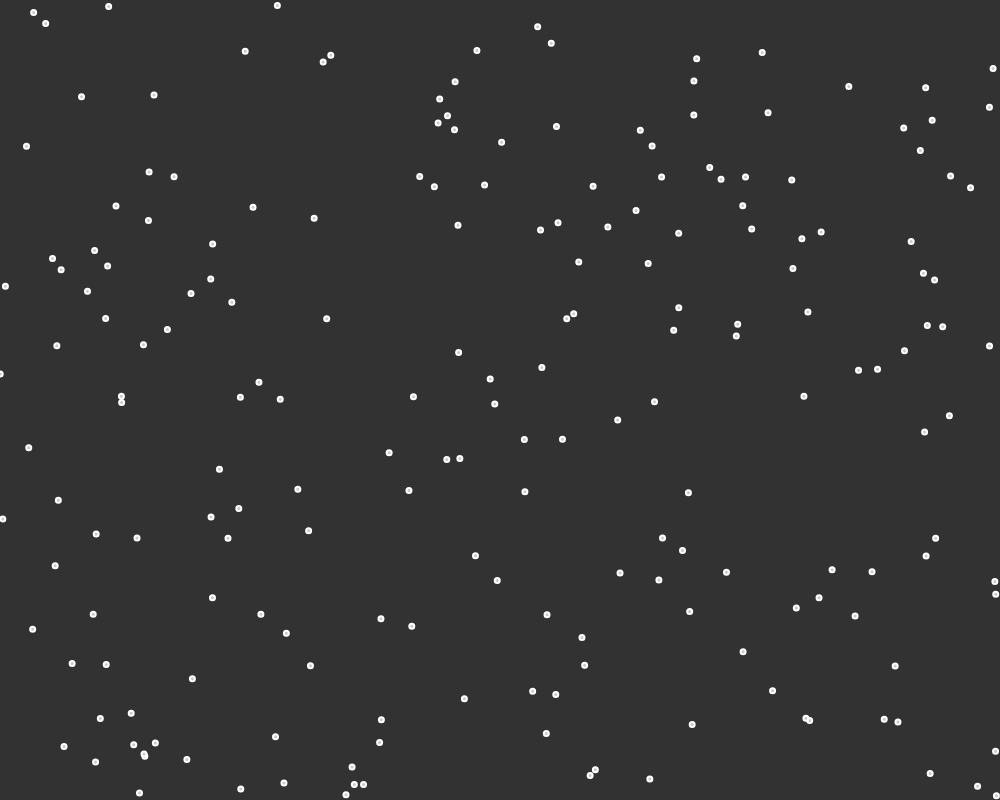
Frame 1 (no input)
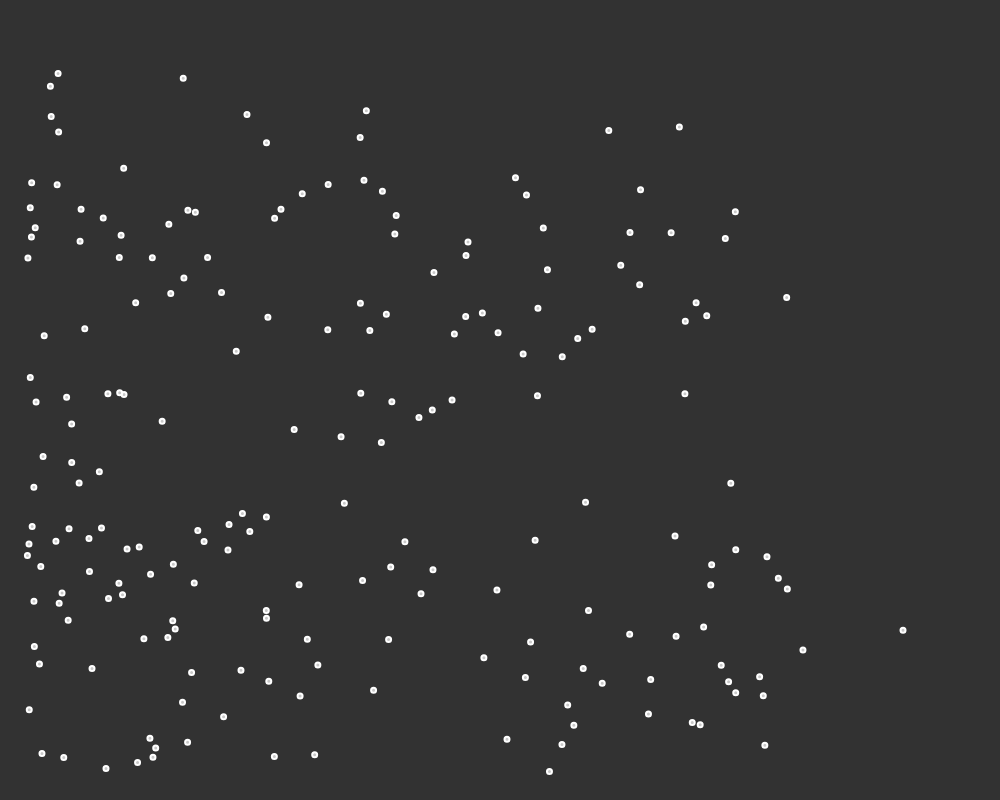
Frame 60 (no input)
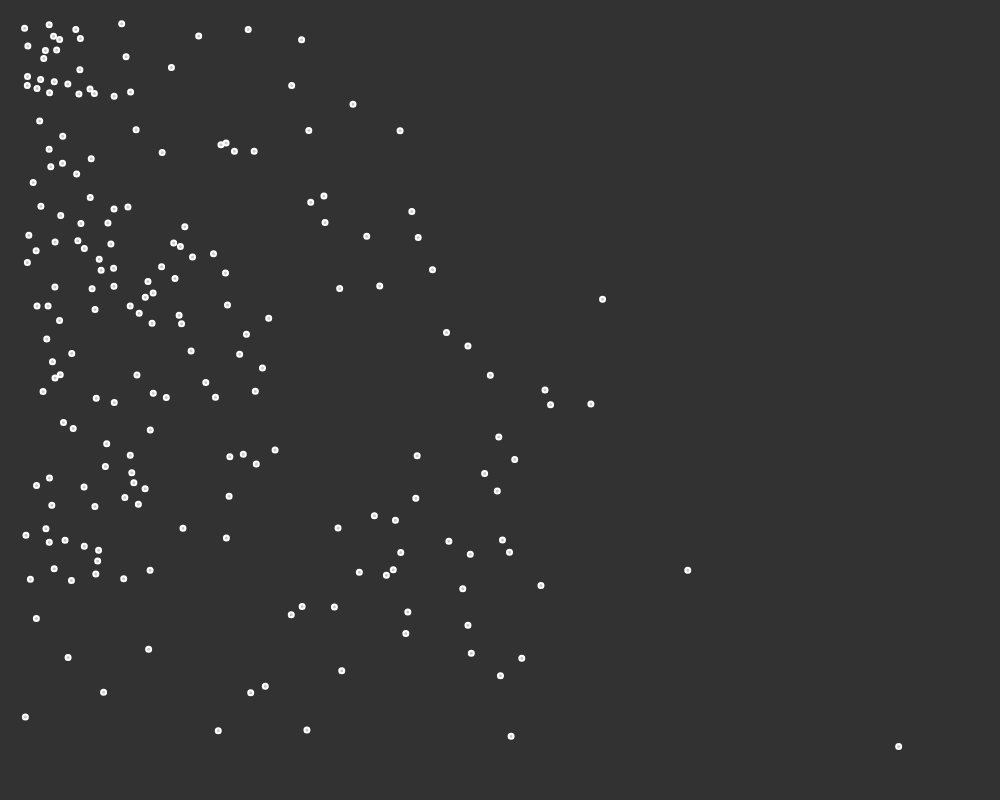
Frame 120 (the mouse pressed at the canvas centre since frame 60)

The p5.js sketch that drew these frames (run headless with seeded random() and noise() and a simulated clock; from frame 60 on, the mouse is pressed at the canvas centre):

// p5.js sketch
// ── sketch.js
var swarm = [];
var xoff = 0;
var yoff = 100000;
var zoff = 0;
function setup() {
  createCanvas(1000, 800);

  for (var i = 0; i < 200; i++) {
    swarm.push(new Individual());
  }

}

function draw() {
  background(50);
  xoff = 0;
  yoff++;
  for (var i = 0; i < swarm.length; i++) {
    xoff++;
    var n = noise(xoff, yoff, zoff) * random(TWO_PI * 4);
    var v = p5.Vector.fromAngle(n);
    swarm[i].update(v, swarm);
    //swarm[i].boundaries();
    //swarm[i].genForce(swarm);
    swarm[i].show();
  }
  zoff++;
}

// ── individual.js
function Individual() {
  this.pos = createVector(random(width), random(height));
  this.vel = createVector(random(-TWO_PI), random(TWO_PI));
  this.acc = createVector();
  this.size = 5;
  this.maxSpeed = 5;
  this.maxForce = 1;
  this.sight = 20;

}

Individual.prototype.addForce = function(f) {
  this.acc.add(f);
}

Individual.prototype.update = function(v, swarm) {
  //this.edge();
  this.genForce(swarm);
  this.addForce(this.boundaries());
  //this.addForce();
  this.vel.add(this.acc);
  this.vel.limit(this.maxSpeed);
  this.pos.add(this.vel);
  this.acc.mult(0);
}

Individual.prototype.genForce = function(swarm) {
  var x = 0;
  var y = 0;
  var numOfIndividuals = 0;
  var avoidCollision = createVector(0, 0);
  for (var i = 0; i < swarm.length; i++) {
    var distance = dist(this.pos.x, this.pos.y, swarm[i].pos.x, swarm[i].pos.y);
    if (swarm[i] !== this && distance < this.sight) {
      x += swarm[i].pos.x;
      y += swarm[i].pos.y;
      numOfIndividuals++;
      if (distance < this.sight / 1.9) {
        var desired = createVector(-swarm[i].pos.x, -swarm[i].pos.y).add(this.pos);
        desired.mult(this.maxSpeed);
        var force = p5.Vector.sub(desired, this.vel);
        force.limit(this.maxForce);
        force.setMag(force.mag()/5);
        this.addForce(force.mult(this.sight*2 - dist(this.pos.x, this.pos.y, swarm[i].pos.x, swarm[i].pos.y)).normalize());
      }
      avoidCollision.sub(createVector(swarm[i].pos.x, swarm[i].pos.y), this.maxSpeed);
    }
  }

  avoidCollision.mult(this.maxSpeed);
  var force = p5.Vector.sub(avoidCollision, this.vel);
  avoidCollision.div(numOfIndividuals);
  //avoidCollision.limit(this.maxForce);

  this.addForce(avoidCollision.normalize().mult(0.2));


  // if (numOfIndividuals !== 0) {
  //   var target = createVector((x / numOfIndividuals), (y / numOfIndividuals));
  //   var desired = p5.Vector.sub(target, this.pos);
  //   desired.mult(this.maxSpeed);
  //   var force = p5.Vector.sub(desired, this.vel);
  //   force.limit(this.maxForce); // Limit to maximum steering force
  //
  //   this.addForce(force);
  // }

}

Individual.prototype.show = function() {
  push();
  stroke(255);
  strokeWeight(2);
  fill(200);
  ellipse(this.pos.x, this.pos.y, this.size, this.size);
  pop();
};

Individual.prototype.edge = function() {
  if (this.pos.x < 0) {
    this.pos.x = width - 1;
  }
  if (this.pos.x > width) {
    this.pos.x = 0;
  }
  if (this.pos.y < 0) {
    this.pos.y = height - 1;
  }
  if (this.pos.y > height) {
    this.pos.y = 0;
  }
  //console.log(this.pos.x);
}

Individual.prototype.boundaries = function() {
  var d = 25;

  var desired = null;

  if (this.pos.x < d) {
    desired = createVector(this.maxSpeed, this.vel.y);
  } else if (this.pos.x > width - d) {
    desired = createVector(-this.maxSpeed, this.vel.y);
  }

  if (this.pos.y < d) {
    desired = createVector(this.vel.x, this.maxSpeed);
  } else if (this.pos.y > height - d) {
    desired = createVector(this.vel.x, -this.maxSpeed);
  }

  if (desired !== null) {
    desired.mult(this.maxSpeed);
    //console.log(this.maxSpeed);
    var steer = p5.Vector.sub(desired, this.velocity);
    steer.limit(this.maxSpeed);
    //console.log(desired);
    return steer;
  }
  return createVector();
}
